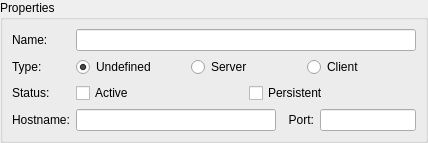
<?xml version="1.0" encoding="UTF-8"?>
<ui version="4.0">
 <class>qIGTLIOConnectorPropertyWidget</class>
 <widget class="QWidget" name="qIGTLIOConnectorPropertyWidget">
  <property name="geometry">
   <rect>
    <x>0</x>
    <y>0</y>
    <width>428</width>
    <height>132</height>
   </rect>
  </property>
  <property name="windowTitle">
   <string>Form</string>
  </property>
  <layout class="QVBoxLayout" name="verticalLayout">
   <property name="margin">
    <number>0</number>
   </property>
   <item>
    <widget class="QGroupBox" name="ConnectorPropertyFrame">
     <property name="title">
      <string>Properties</string>
     </property>
     <layout class="QFormLayout" name="formLayout">
      <item row="0" column="0">
       <widget class="QLabel" name="ConnectorNameLabel">
        <property name="text">
         <string>Name:</string>
        </property>
       </widget>
      </item>
      <item row="0" column="1">
       <widget class="QLineEdit" name="ConnectorNameEdit"/>
      </item>
      <item row="1" column="0">
       <widget class="QLabel" name="ConnectorTypeLabel">
        <property name="text">
         <string>Type:</string>
        </property>
       </widget>
      </item>
      <item row="1" column="1">
       <layout class="QHBoxLayout" name="horizontalLayout">
        <item>
         <widget class="QRadioButton" name="ConnectorNotDefinedRadioButton">
          <property name="text">
           <string>Undefined</string>
          </property>
          <property name="checked">
           <bool>true</bool>
          </property>
         </widget>
        </item>
        <item>
         <widget class="QRadioButton" name="ConnectorServerRadioButton">
          <property name="text">
           <string>Server</string>
          </property>
         </widget>
        </item>
        <item>
         <widget class="QRadioButton" name="ConnectorClientRadioButton">
          <property name="text">
           <string>Client</string>
          </property>
         </widget>
        </item>
       </layout>
      </item>
      <item row="2" column="0">
       <widget class="QLabel" name="ConnectorStateLabel">
        <property name="text">
         <string>Status:</string>
        </property>
       </widget>
      </item>
      <item row="2" column="1">
       <layout class="QHBoxLayout" name="horizontalLayout_2">
        <item>
         <widget class="QCheckBox" name="ConnectorStateCheckBox">
          <property name="text">
           <string>Active</string>
          </property>
         </widget>
        </item>
        <item>
         <widget class="QCheckBox" name="PersistentStateCheckBox">
          <property name="text">
           <string>Persistent</string>
          </property>
         </widget>
        </item>
       </layout>
      </item>
      <item row="3" column="0">
       <widget class="QLabel" name="ConnectorHostnameLabel">
        <property name="text">
         <string>Hostname:</string>
        </property>
       </widget>
      </item>
      <item row="3" column="1">
       <widget class="QFrame" name="ConnectorAddressFrame">
        <property name="frameShape">
         <enum>QFrame::NoFrame</enum>
        </property>
        <property name="frameShadow">
         <enum>QFrame::Plain</enum>
        </property>
        <layout class="QHBoxLayout" name="horizontalLayout_3">
         <property name="margin">
          <number>0</number>
         </property>
         <item>
          <widget class="QLineEdit" name="ConnectorHostNameEdit">
           <property name="sizePolicy">
            <sizepolicy hsizetype="Expanding" vsizetype="Fixed">
             <horstretch>0</horstretch>
             <verstretch>0</verstretch>
            </sizepolicy>
           </property>
           <property name="minimumSize">
            <size>
             <width>200</width>
             <height>0</height>
            </size>
           </property>
           <property name="inputMethodHints">
            <set>Qt::ImhUrlCharactersOnly</set>
           </property>
          </widget>
         </item>
         <item>
          <widget class="QLabel" name="ConnectorPortLabel">
           <property name="text">
            <string>  Port:</string>
           </property>
          </widget>
         </item>
         <item>
          <widget class="QLineEdit" name="ConnectorPortEdit">
           <property name="sizePolicy">
            <sizepolicy hsizetype="Fixed" vsizetype="Fixed">
             <horstretch>0</horstretch>
             <verstretch>0</verstretch>
            </sizepolicy>
           </property>
           <property name="minimumSize">
            <size>
             <width>50</width>
             <height>0</height>
            </size>
           </property>
           <property name="inputMethodHints">
            <set>Qt::ImhDigitsOnly</set>
           </property>
          </widget>
         </item>
        </layout>
       </widget>
      </item>
     </layout>
    </widget>
   </item>
  </layout>
 </widget>
 <resources/>
 <connections/>
</ui>
